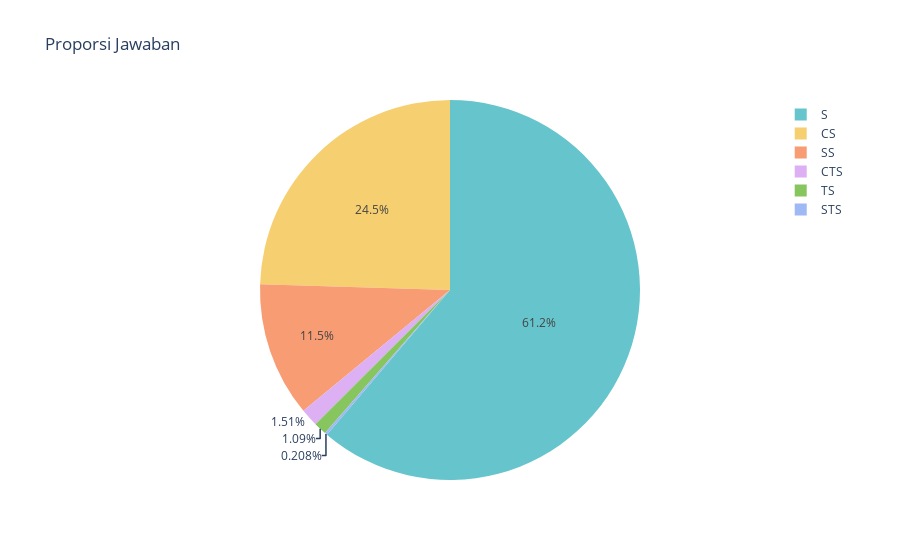

Notebook source saved alongside this figure:
### Code cell
fig2 = px.pie(
    names=overall.index,
    values=overall.values,
    title="Proporsi Jawaban",
    color_discrete_sequence=px.colors.qualitative.Pastel,
    template="plotly_white"
)

fig2.show()

### Figure 1 — Plotly figure (JSON) as saved in the notebook; plotly's stock layout.template omitted (floating-point values rounded to 4 significant figures)
{"data": [{"domain": {"x": [0, 1], "y": [0, 1]}, "hovertemplate": "label=%{label}<br>value=%{value}<extra></extra>", "labels": ["SS", "S", "CS", "CTS", "TS", "STS"], "legendgroup": "", "name": "", "showlegend": true, "type": "pie", "values": [220, 1176, 471, 29, 21, 4]}], "layout": {"legend": {"tracegroupgap": 0}, "piecolorway": ["rgb(102, 197, 204)", "rgb(246, 207, 113)", "rgb(248, 156, 116)", "rgb(220, 176, 242)", "rgb(135, 197, 95)", "rgb(158, 185, 243)", "rgb(254, 136, 177)", "rgb(201, 219, 116)", "rgb(139, 224, 164)", "rgb(180, 151, 231)", "rgb(179, 179, 179)"], "title": {"text": "Proporsi Jawaban"}}}
